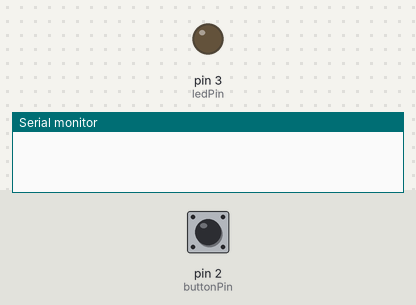
A sketch run on a simulated Arduino Uno, built with avr-gcc and run on an emulated ATmega328P. Parts: output pins drawn as LEDs (lit = HIGH), the last lines printed to the serial monitor. Dashed ring = blinking. Inputs (shaded band) come from the test bench; at power-on: pin 2 (buttonPin) HIGH.

Above: at 1.2 s.
1.3 s: pin 2 (buttonPin) pulled LOW for 0.15 s
At 2.4 s:
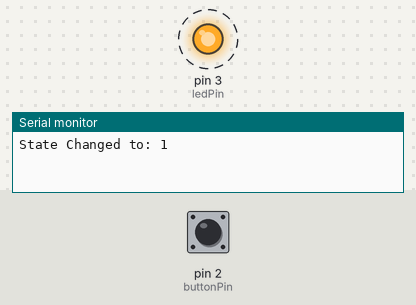
Timing chart, 0 to 10.4 s (numbered marks = the images above; inputs shaded):
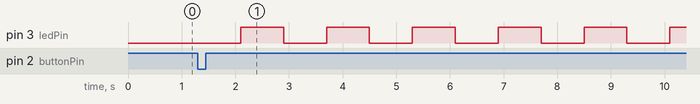

Measured:
- after the input at 1.3 s, pin 3 (ledPin): alternates HIGH for 0.80 s and LOW for 0.80 s, starting after 0.80 s

The sketch:

codingpractice.ino
```cpp
// ============================================================================
// HW3-2: CODING PRACTICE
//
// Pin Setup:
// Button Signal -> Pin D2
// RGB LED Color Pin (R/G/B) -> Pin D3
//
// States:
// 0 = Steady ON
// 1 = Slow Blink
// 2 = Medium Blink
// 3 = Fast Blink
//
// Each button press changes the state.
// After State 3, the next press returns to State 0.
// ============================================================================

const int buttonPin = 2;  // Button Signal -> Pin D2
const int ledPin = 3;     // RGB LED Color Pin -> Pin D3

// State Tracking Variables
int state = 0;             // 0: Steady ON, 1: Slow, 2: Medium, 3: Fast
int buttonState = 0;
bool buttonPressed = false;

// Timing Variables
unsigned long previousMillis = 0;
bool ledOn = true;

// Blinking Intervals (in milliseconds)
const int slowInterval = 800;
const int mediumInterval = 400;
const int fastInterval = 150;


void ledWrite(bool turnOn) {
  digitalWrite(ledPin, turnOn ? LOW : HIGH);


}

void setup() {
  Serial.begin(9600);

  pinMode(buttonPin, INPUT_PULLUP);
  pinMode(ledPin, OUTPUT);

  ledWrite(true);
}

void loop() {
  checkButton();
  updateLEDBehavior();
}


void checkButton() {
  buttonState = digitalRead(buttonPin);

  // Button pressed down (LOW on INPUT_PULLUP)
  if (buttonState == LOW && !buttonPressed) {
    buttonPressed = true;

    // Cycle through states: 0 -> 1 -> 2 -> 3 -> 0
    state = (state + 1) % 4;

    Serial.print("State Changed to: ");
    Serial.println(state);

    // Reset blink timing when changing states
    previousMillis = millis();
    ledOn = true;
    ledWrite(true);
  }

  // Button released (HIGH)
  if (buttonState == HIGH && buttonPressed) {
    buttonPressed = false;
  }
}


void updateLEDBehavior() {
  unsigned long currentMillis = millis();

  switch (state) {

    case 0:
      // State 0: Steady ON
      ledWrite(true);
      break;

    case 1:
      // State 1: Slow Blink
      if (currentMillis - previousMillis >= slowInterval) {
        previousMillis = currentMillis;
        ledOn = !ledOn;
        ledWrite(ledOn);
      }
      break;

    case 2:
      // State 2: Medium Blink
      if (currentMillis - previousMillis >= mediumInterval) {
        previousMillis = currentMillis;
        ledOn = !ledOn;
        ledWrite(ledOn);
      }
      break;

    case 3:
      // State 3: Fast Blink
      if (currentMillis - previousMillis >= fastInterval) {
        previousMillis = currentMillis;
        ledOn = !ledOn;
        ledWrite(ledOn);
      }
      break;
  }
}
```
